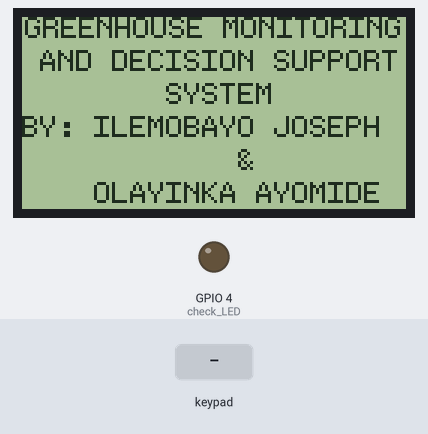
A sketch run on a simulated ESP32. Parts: 128×64 one-colour display, output pins drawn as LEDs (lit = HIGH). The test bench sets the inputs (shaded band). The local clock reads 2024-03-15 10:24:30 at power-on unless the sketch sets it; storage starts empty; what the sketch prints to the serial monitor is not drawn.

Above: at 0.7 s.
At 10.9 s:
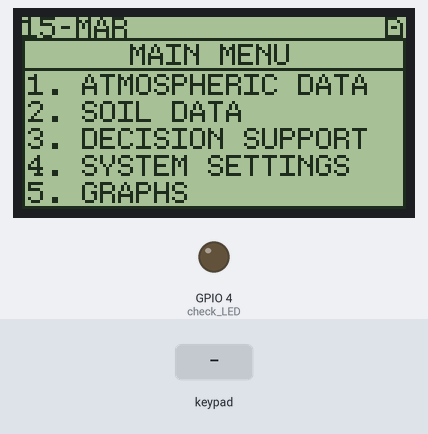
11.0 s: keypad keys 1 2 1 6 5 A pressed 0.4 s apart
At 13.4 s:
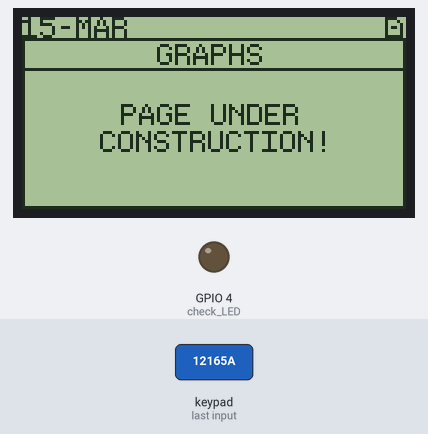
14.9 s: key 'C' pressed
At 15.2 s:
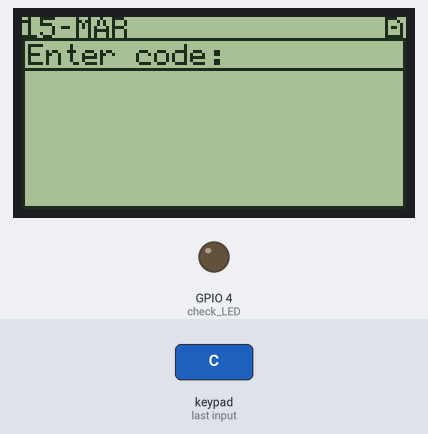
16.4 s: key 'E' pressed
At 17.4 s:
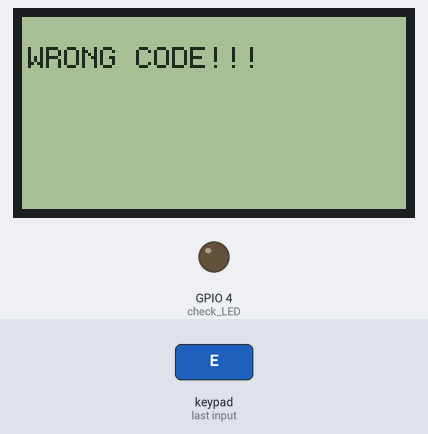
Timing chart, 0 to 19.4 s (numbered marks = the images above; inputs shaded):
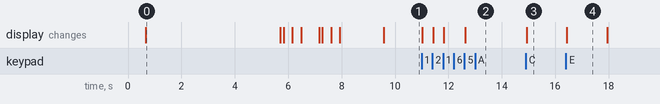

The sketch:

Graphical_display_rendering.ino
```cpp
#include <U8g2lib.h>
#include <SPI.h>
#include <Wire.h>
#include <RTClib.h>
#include <SdFat.h>
// #include <SD.h>
#include <Keypad.h>

unsigned long startTime;
unsigned long elapsedTime;
bool condition_check;
bool sdCardFlag = false;


//======8x8 Micro SD Icon======
#define sd_hollow_width 8
#define sd_hollow_height 7
static const unsigned char sd_hollow_bits[] PROGMEM = {
  0x1e, 0x22, 0x42, 0x5a, 0x42, 0x42, 0x7e
};

static const unsigned char sd_alert[] PROGMEM = {
  0x20, 0x20, 0x20, 0x20, 0x00, 0x20, 0x00, // The '!' Glyph (Top to Bottom)
};


//======GLCD Setup======
U8G2_ST7920_128X64_F_SW_SPI u8g2(U8G2_R0, 21, 20, 10, 7);  // E (clock), R/W (data), RS (Chip select), RST (reset)
const unsigned char check_LED = 4;


//======RTC Initialization======
RTC_DS3231 rtc;
char monthsOftheYear[12][4] = {"JAN", "FEB", "MAR", "APR", "MAY", "JUN",
                           "JUL", "AUG", "SEP", "OCT", "NOV", "DEC"};


//======SD Card Initialization======
#define SD_MOSI 11
#define SD_MISO 13
#define SD_CS 14
#define SD_SCK 12
SdFat sd;
File32 dataFile; //Creating of File object for the SD card.
// We use 4MHz for stability on breadboards (4000000)
#define SPI_CONFIG SdSpiConfig(SD_CS, SHARED_SPI, SD_SCK_MHZ(4))
const char* filename = "SDATA.CSV";

//======Keypad Initialization======
const unsigned char rows = 4;
const unsigned char columns = 4;
char keys[rows][columns] = { // All ASCII characters
  {'1', '2', '3', 'A'},
  {'4', '5', '6', 'B'},
  {'7', '8', '9', 'D'},
  {'C', '0', 'E', 'F'}
};

unsigned char row_pins[rows] = {1, 2, 16, 5};
unsigned char column_pins[columns] = {6, 9, 17, 18};
Keypad keypad = Keypad(makeKeymap(keys), row_pins, column_pins, rows, columns);


enum ScreenState {
  DEFAULT_STATE,
  PROJECT_DISPLAY, //Showing the title of the projects and people involved.
  MAIN_MENU, //Showing the options to access other screens.
  ATMOSPHERIC_DATA, // Air temp, Relative humidity, Ambient light, CO2, atmospheric pressure.
  SOIL_DATA, // Soil temp, Soil moisture, soil pH
  DECISION_SUPPORT, // System recommendations and alerts
  SYSTEM_SETTINGS, // SD card logging, Wi-Fi/4G connection, resetting the time, manually fixing sensor thresholds etc.
  GRAPHS, // Display simple relationship graphs.
  CODE, // Page to input special codes.
};
ScreenState currentState = DEFAULT_STATE;


//=======Loading Animation Screen=======
void loading_animation(unsigned char col, unsigned char row) {
  unsigned char cycle = 0;
  while (cycle < 4) {
    switch (cycle) {
      case 0:
        u8g2.drawStr(col, row, ".");
        u8g2.sendBuffer();
        break;
      case 1:
        u8g2.drawStr(col, row, "..");
        u8g2.sendBuffer();
        break;
      case 2:
        u8g2.drawStr(col, row, "...");
        u8g2.sendBuffer();
        break;
      case 3:
        u8g2.drawStr(col, row, "   ");
        u8g2.sendBuffer();
        break;
    }
    delay(300);
    cycle++;
  }
}


//======Displaying project title======
void projectDisplay () {
  u8g2.clearBuffer();
  delay(600);
  u8g2.drawStr(1, 7, "GREENHOUSE MONITORING");
  u8g2.drawStr(0, 18, " AND DECISION SUPPORT ");
  u8g2.drawStr(0, 29, "        SYSTEM        ");
  u8g2.drawStr(0, 40, "BY: ILEMOBAYO JOSEPH  ");
  u8g2.drawStr(0, 51, "            &         ");
  u8g2.drawStr(0, 62, "    OLAYINKA AYOMIDE  ");
  u8g2.sendBuffer();
  delay(5000);
  Serial.println(">> Project display successfully ran!");
}


//======Checking modules======
void module_check() {

  //---Checking RTC module---
  if (!rtc.begin()) {
    u8g2.clearBuffer();
    u8g2.drawStr(0, 16, "Couldn't find RTC");
    u8g2.sendBuffer();
    Serial.println(">> Couldn't find RTC");
    for (unsigned char i = 0; i < 3; i++) {
      digitalWrite(check_LED, HIGH);
      delay(500);
      digitalWrite(check_LED, LOW);
      delay(500);
    }
    delay(300);
  }
  // else if (rtc.lostPower()) {
  //   u8g2.clearBuffer();
  //   u8g2.drawStr(0, 16, "RTC lost power");
  //   u8g2.sendBuffer();
  //   digitalWrite(check_LED, HIGH);
  //   delay(1000);
  //   digitalWrite(check_LED, LOW);
  //   delay(1000);
  // }
  else {
    // rtc.adjust(DateTime(F(__DATE__), F(__TIME__)));
    u8g2.clearBuffer();
    u8g2.drawStr(0, 16, "RTC Init");
    u8g2.sendBuffer();
    delay(100);
    loading_animation(49, 16);
    Serial.println(">> RTC Initialized successfully");
    // delay(300);
  }

  //---Checking SD card module---
  if (!sd.begin(SPI_CONFIG)) {
    sdCardFlag = true;
    u8g2.drawStr(0, 25, "Couldn't find SD");
    u8g2.drawStr(0, 34, "module");
    u8g2.sendBuffer();
    Serial.println(">> Couldn't find SD module");
    delay(1000);
    // u8g2.clearBuffer();
    // u8g2.sendBuffer();
  }
  else {
    u8g2.drawStr(0, 25, "SD module Init");
    u8g2.sendBuffer();
    delay(100);
    loading_animation(84, 25);
    Serial.println(">> SD module Initialized successfully");
    delay(1000);
    // u8g2.clearBuffer();
    // u8g2.sendBuffer();
  }
}


//======Status Bar======
void status_bar() {
  u8g2.clearBuffer();
  u8g2.drawFrame(0, 7, 128, 64);
  u8g2.drawHLine(0, 17, 128);
  u8g2.drawHLine(0, 63, 128);
  // u8g2.drawLine
  DateTime now = rtc.now();
  static char date[11];
  sprintf(date, "%02d-%s", now.day(), monthsOftheYear[now.month() - 1]);
  u8g2.drawStr(0, 7, date);
  if (sdCardFlag) {
    u8g2.drawXBM(114, 0, sd_hollow_width, sd_hollow_height, sd_alert);
    u8g2.drawXBM(120, 0, sd_hollow_width, sd_hollow_height, sd_hollow_bits);
  } else {
    u8g2.drawXBM(120, 0, sd_hollow_width, sd_hollow_height, sd_hollow_bits);
  }
  // u8g2.sendBuffer();
  // Serial.println(">> Status bar successfully updated.");
}


//======Showing the options to access other screens======
void mainMenu(){
  status_bar();
  u8g2.drawStr(36, 16, "MAIN MENU");
  u8g2.drawStr(2, 26, "1. ATMOSPHERIC DATA");
  u8g2.drawStr(2, 35, "2. SOIL DATA");
  u8g2.drawStr(2, 44, "3. DECISION SUPPORT");
  u8g2.drawStr(2, 53, "4. SYSTEM SETTINGS");
  u8g2.drawStr(2, 62, "5. GRAPHS");
}


//======Atmospheric Data Page======
void atm_data() {
  status_bar();
  u8g2.drawStr(17, 16, "ATMOSPHERIC DATA");
  u8g2.drawStr(2, 26, "AIR TEMP: ");
  u8g2.drawStr(2, 35, "R-HUMIDITY: ");
  u8g2.drawStr(2, 45, "AMBIENT LIGHT: ");
  u8g2.drawStr(2, 54, "CO2 CONC: ");
  u8g2.drawStr(2, 63, "ATM PRESSURE: ");
}


//======Soil Data Page======
void soil_data(){
  status_bar();
  u8g2.drawStr(36, 16, "SOIL DATA");
  u8g2.drawStr(2, 26, "SOIL TEMP: ");
  u8g2.drawStr(2, 35, "SOIL MOISTURE: ");
  u8g2.drawStr(2, 45, "SOIL pH: ");
}


//=====Decision Support Page====
void decision_support() {
  status_bar();
  u8g2.drawStr(17, 16, "DECISION SUPPORT");
  u8g2.drawStr(33, 36, "PAGE UNDER");
  u8g2.drawStr(26, 45, "CONSTRUCTION!");
}


//======System Status Page======
void sys_settings() {
  status_bar();
  u8g2.drawStr(24, 16, "SYSTEM SETTINGS");
  u8g2.drawStr(33, 36, "PAGE UNDER");
  u8g2.drawStr(26, 45, "CONSTRUCTION!");
}


//=======System Settings Page=====
void graphs() {
  status_bar();
  u8g2.drawStr(45, 16, "GRAPHS");
  u8g2.drawStr(33, 36, "PAGE UNDER");
  u8g2.drawStr(26, 45, "CONSTRUCTION!");
}


//======Page for inputting special codes======
void codeInputPage() {
  status_bar();
  u8g2.drawStr(2, 16, "Enter code: ");
  u8g2.sendBuffer();
}


//======Periodic Data Logging======
void PDL() {
  DateTime now = rtc.now();
  char dateFull[12];
  sprintf(dateFull, "%02d/%02d/%04d", now.day(), now.month(), now.year());

  char timeFull[15];
  sprintf(timeFull, "%02d:%02d:%02d", now.hour(), now.minute(), now.second());


  String dataString = String(dateFull) + "," + String(timeFull) + "," + " " + "," + " ";

  if (dataFile.open(filename, O_RDWR | O_AT_END)) {
    dataFile.println(dataString);
    delay(100);
    Serial.println(">> Data succefully written");
    dataFile.sync();
    dataFile.close();
    Serial.println(">> File succefully closed");
  } else {

    Serial.println(">> Data was not written");
  }
  Serial.println("----------------------------");
  Serial.println(timeFull);

  startTime = millis();
}


//======Special code to display the project display======
void special_code() {
  String project_display_code = "1601"; // special code for project title screen
  String userInput = "";
  condition_check = true;
  Serial.print(">> User Input: ");
  Serial.println(userInput);


  Serial.println(">> special_code function running");
  while (condition_check) {
    char key = keypad.getKey();
    if (key) {
      if (key == 'E') {
        if (userInput == project_display_code){
          Serial.println(">> Correct code!");
          condition_check = false;
          currentState = PROJECT_DISPLAY;
        }
        else if (userInput != project_display_code) {
          Serial.println(">> Wrong code");
          u8g2.clearBuffer();
          u8g2.drawStr(2, 17, "WRONG CODE!!!");
          u8g2.sendBuffer();
          delay(1500);
          condition_check = false;
          currentState = CODE;
        }
        continue;
      }

      if (key == 'C') {
        userInput = "";
        Serial.println(">> Code input cleared");
        Serial.print(">> User Input: ");
        Serial.println(userInput);
        continue;
      }

      //====Standard method to escape special code mode====
      if (userInput == "FF") {
        condition_check = false;
        currentState = MAIN_MENU;
      }

      userInput += key;
      Serial.println(">> Appended input to userInput");
      Serial.print(">> User Input: ");
      Serial.println(userInput);
    }
  }
}


void setup() {
  u8g2.begin();
  u8g2.setFont(u8g2_font_profont11_tr);

  Wire.begin(19, 38);
  Serial.begin(115200);

  pinMode(check_LED, OUTPUT);
  pinMode(SD_CS, OUTPUT);
  SPI.begin(SD_SCK, SD_MISO, SD_MOSI, SD_CS);
  Serial.println(">> Initializing SD card via SdFat...");

  projectDisplay();
  u8g2.sendBuffer();

  module_check();

  status_bar();
  mainMenu();
  u8g2.sendBuffer();


  if (dataFile.open(filename, O_RDWR | O_CREAT | O_AT_END)) {
    Serial.println(">> SUCCESS: File is open and ready.");

    // Optional: Write a header if the file is empty
    if (dataFile.fileSize() == 0) {
      int bytesWritten = dataFile.println("Date,Time,Temp,Humidity");

      Serial.print("Bytes written to header: ");
      Serial.println(bytesWritten);
    }

    dataFile.sync();
    dataFile.close(); // Always close after setup
    Serial.println(">> SUCCESS: File synced and safely closed.");
  } else {
    Serial.println(">> FAILURE: Could not open file.");
    sd.errorPrint(&Serial); // Prints WHY the file open failed
  }

  PDL();
  startTime = millis();
}


void loop() {
  char key_press = keypad.getKey();
  if (key_press) {
    Serial.print("---------------");
    Serial.print(key_press);
    Serial.print("---------------");
    Serial.println();
  }

  switch (key_press) {
    case 'C':
      currentState = CODE;
      break;
    case '0':
      currentState = MAIN_MENU;
      break;
    case '1':
      currentState = ATMOSPHERIC_DATA;
      break;
    case '2':
      currentState = SOIL_DATA;
      break;
    case '3':
      currentState = DECISION_SUPPORT;
      break;
    case '4':
      currentState = SYSTEM_SETTINGS;
      break;
    case '5':
      currentState = GRAPHS;
      break;
  }


  switch (currentState) {
    case PROJECT_DISPLAY:
      projectDisplay();
      u8g2.sendBuffer();
      currentState = MAIN_MENU;
      break;
    case MAIN_MENU:
      mainMenu();
      u8g2.sendBuffer();
      currentState = DEFAULT_STATE;
      break;
    case ATMOSPHERIC_DATA:
      atm_data();
      u8g2.sendBuffer();
      currentState = DEFAULT_STATE;
      break;
    case SOIL_DATA:
      soil_data();
      u8g2.sendBuffer();
      currentState = DEFAULT_STATE;
      break;
    case DECISION_SUPPORT:
      decision_support();
      u8g2.sendBuffer();
      currentState = DEFAULT_STATE;
      break;
    case SYSTEM_SETTINGS:
      sys_settings();
      u8g2.sendBuffer();
      currentState = DEFAULT_STATE;
      break;
    case GRAPHS:
      graphs();
      u8g2.sendBuffer();
      currentState = DEFAULT_STATE;
      break;
    case CODE:
      codeInputPage();
      special_code();
      break;
  }


  elapsedTime = millis() - startTime;
  if (elapsedTime >= 60000) {
    PDL();
  }
}


  // u8g2.setFont(u8g2_font_profont11_tr);
  // u8g2.clearBuffer();
  // u8g2.drawStr(0,7, "Helloygj,");
  // u8g2.drawStr(0,18, "It's ASTROJOE!");
  // u8g2.sendBuffer();
  // delay(5000);
  // u8g2.clearBuffer();
  // u8g2.drawStr(0, 7, "Cleared page!!!");
  // u8g2.sendBuffer();
  // delay(5000);
```

Measured:
- after the input at 11.0 s, the display: first changes at once (image 2 shows a later state)
- after the input at 14.9 s, the display: changes at once (image 3)
- after the input at 16.4 s, the display: changes at once (image 4)
- what the display in image 0 shows lasts 5.0 s, from 0.7 s to 5.7 s
- what the display in image 4 shows lasts 1.6 s, from 16.4 s to 18.0 s
